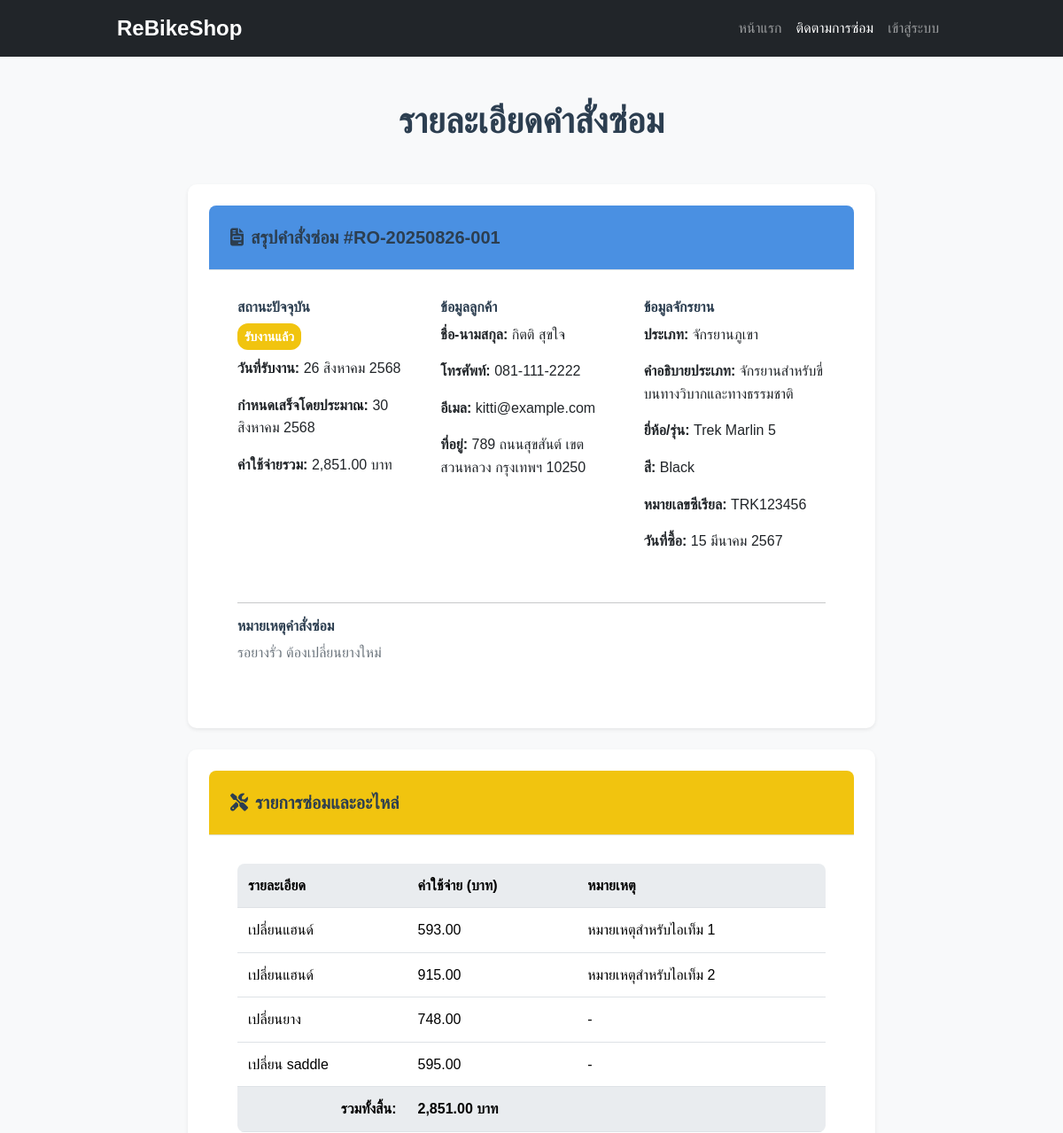
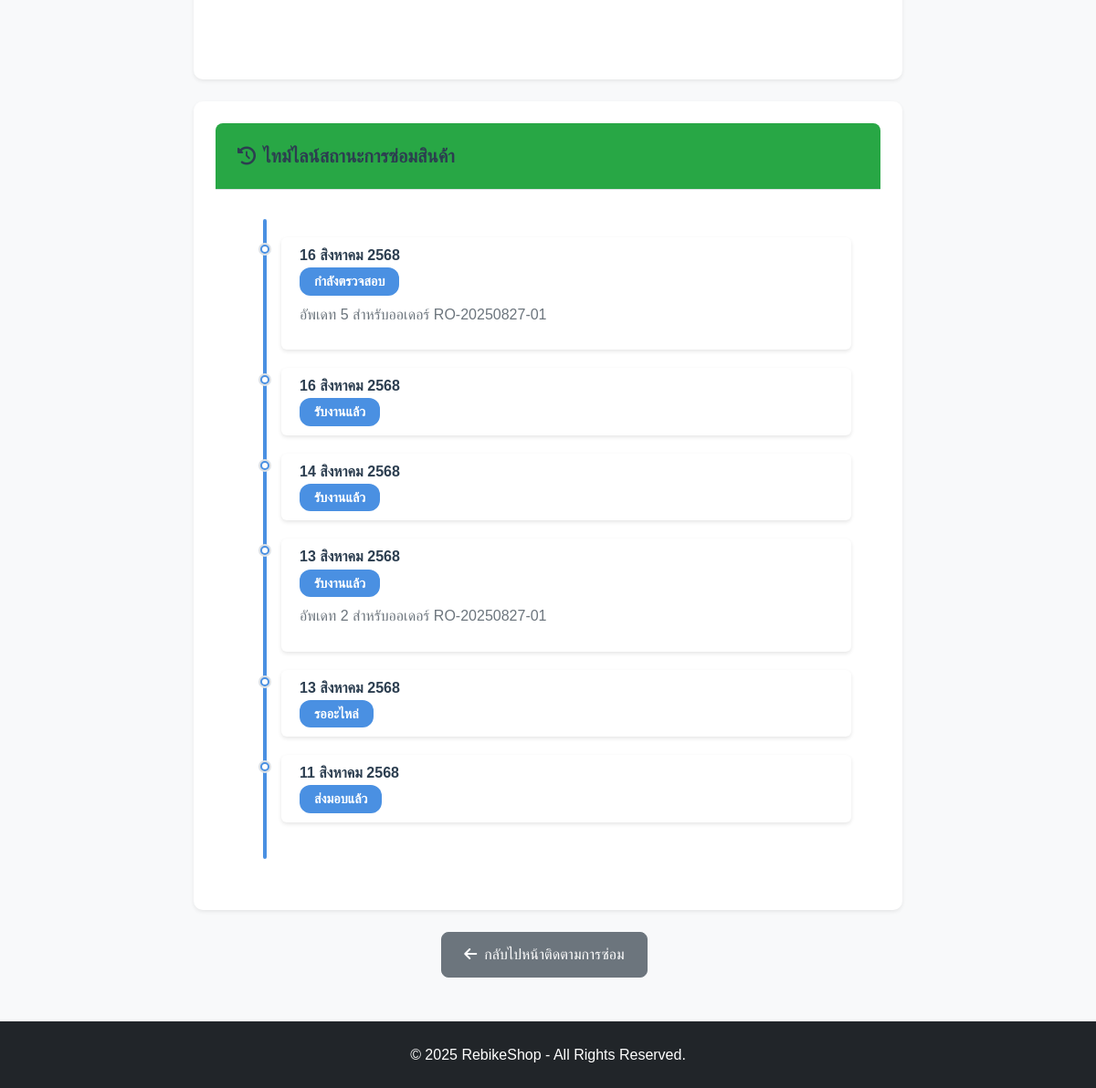
Screenshot of /customer/view_order.php?order_id=1 (signed in) with the database file from the repository (2 pictures, top to bottom).
### tables this page shows
CREATE TABLE `repair_orders` (
  `id` int(11) NOT NULL,
  `customer_id` int(11) NOT NULL,
  `bike_id` int(11) NOT NULL,
  `order_number` varchar(20) NOT NULL,
  `received_date` timestamp NOT NULL DEFAULT current_timestamp(),
  `estimated_completion` date DEFAULT NULL,
  `status` enum('received','diagnosing','repairing','waiting_parts','completed','delivered') DEFAULT 'received',
  `total_cost` decimal(10,2) DEFAULT NULL,
  `notes` text DEFAULT NULL,
  `created_at` timestamp NOT NULL DEFAULT current_timestamp(),
  `updated_at` timestamp NOT NULL DEFAULT current_timestamp() ON UPDATE current_timestamp(),
  `brand` varchar(100) NOT NULL,
  `model` varchar(100) DEFAULT NULL,
  `color` varchar(50) DEFAULT NULL,
  `name` varchar(255) NOT NULL DEFAULT ''
);

CREATE TABLE `customers` (
  `id` int(11) NOT NULL,
  `first_name` varchar(100) NOT NULL,
  `last_name` varchar(100) NOT NULL,
  `phone` varchar(20) NOT NULL,
  `email` varchar(100) DEFAULT NULL,
  `address` text DEFAULT NULL,
  `district` varchar(100) DEFAULT NULL,
  `province` varchar(100) DEFAULT NULL,
  `zip_code` varchar(10) DEFAULT NULL,
  `notes` text DEFAULT NULL,
  `created_at` timestamp NOT NULL DEFAULT current_timestamp(),
  `updated_at` timestamp NOT NULL DEFAULT current_timestamp() ON UPDATE current_timestamp()
);

CREATE TABLE `bike_types` (
  `id` int(11) NOT NULL,
  `name` varchar(100) NOT NULL,
  `description` text DEFAULT NULL
);

CREATE TABLE `bikes` (
  `id` int(11) NOT NULL,
  `customer_id` int(11) NOT NULL,
  `bike_type_id` int(11) DEFAULT NULL,
  `brand` varchar(100) NOT NULL,
  `model` varchar(100) DEFAULT NULL,
  `color` varchar(50) DEFAULT NULL,
  `serial_number` varchar(100) DEFAULT NULL,
  `purchase_date` date DEFAULT NULL,
  `created_at` timestamp NOT NULL DEFAULT current_timestamp()
);

CREATE TABLE `repair_items` (
  `id` int(11) NOT NULL,
  `order_id` int(11) NOT NULL,
  `description` text NOT NULL,
  `cost` decimal(10,2) NOT NULL,
  `notes` text DEFAULT NULL
);

CREATE TABLE `status_updates` (
  `id` int(11) NOT NULL,
  `order_id` int(11) NOT NULL,
  `status` enum('received','diagnosing','repairing','waiting_parts','completed','delivered') NOT NULL,
  `update_time` timestamp NOT NULL DEFAULT current_timestamp(),
  `notes` text DEFAULT NULL
);

### includes/functions.php (called while the page is built, shortened)
<?php
function getStatusThai($status) {
    $statuses = [
        'received' => 'รับงานแล้ว',
        'diagnosing' => 'กำลังตรวจสอบ',
        'repairing' => 'กำลังซ่อม',
        'waiting_parts' => 'รออะไหล่',
        'completed' => 'ซ่อมเสร็จแล้ว',
        'delivered' => 'ส่งมอบแล้ว'
    ];
    return $statuses[$status] ?? $status;
}
function thai_date($date_string) {
    $date = new DateTime($date_string);
    $thai_months = [
        '01' => 'มกราคม',
        '02' => 'กุมภาพันธ์',
        '03' => 'มีนาคม',
        '04' => 'เมษายน',
        '05' => 'พฤษภาคม',
        '06' => 'มิถุนายน',
        '07' => 'กรกฎาคม',
        '08' => 'สิงหาคม',
        '09' => 'กันยายน',
        '10' => 'ตุลาคม',
        '11' => 'พฤศจิกายน',
        '12' => 'ธันวาคม'
    ];
    $day = $date->format('d');
    $month = $thai_months[$date->format('m')];
    $year = $date->format('Y') + 543;
    return "$day $month $year";
}
?>

### customer/view_order.php (the view, shortened to what this page needs)
<?php
require_once '../includes/db_connect.php';
require_once '../includes/functions.php';
$order_id = intval($_GET['order_id']);
try {
    $stmt = $pdo->prepare("
        SELECT ro.*, c.first_name, c.last_name, c.phone, c.email, c.address, c.district, c.province, c.zip_code, c.notes as customer_notes,
               b.brand, b.model, b.color, b.serial_number, b.purchase_date, bt.name as bike_type, bt.description as bike_type_desc
        FROM repair_orders ro
        JOIN customers c ON ro.customer_id = c.id
        JOIN bikes b ON ro.bike_id = b.id
        LEFT JOIN bike_types bt ON b.bike_type_id = bt.id
        WHERE ro.id = :order_id
    ");
    $stmt->bindParam(':order_id', $order_id, PDO::PARAM_INT);
    $stmt->execute();
    $order = $stmt->fetch(PDO::FETCH_ASSOC);
    $stmt = $pdo->prepare("
        SELECT * FROM repair_items
        WHERE order_id = :order_id
        ORDER BY id
    ");
    $stmt->bindParam(':order_id', $order_id, PDO::PARAM_INT);
    $stmt->execute();
    $repair_items = $stmt->fetchAll(PDO::FETCH_ASSOC);
    $stmt = $pdo->prepare("
        SELECT * FROM status_updates
        WHERE order_id = :order_id
        ORDER BY update_time DESC
    ");
    $stmt->bindParam(':order_id', $order_id, PDO::PARAM_INT);
    $stmt->execute();
    $status_history = $stmt->fetchAll(PDO::FETCH_ASSOC);
} catch (PDOException $e) {
    error_log("Database error: " . $e->getMessage());
    header('Location: track.php?error=database_error');
    exit();
}
?>
<!DOCTYPE html>
<html lang="th">
<head>
    <link href="https://cdn.jsdelivr.net/npm/bootstrap@5.3.2/dist/css/bootstrap.min.css" rel="stylesheet">
    <link href="https://cdnjs.cloudflare.com/ajax/libs/font-awesome/6.4.0/css/all.min.css" rel="stylesheet">
    <link rel="stylesheet" href="../css/style.css">
</head>
<body>
    <nav class="navbar navbar-expand-lg navbar-dark bg-dark">
        <div class="container">
            <a class="navbar-brand fw-bold" href="../index.php">ReBikeShop</a>
            <div class="collapse navbar-collapse" id="navbarNav">
                <ul class="navbar-nav ms-auto">
                    <li class="nav-item"><a class="nav-link" href="../index.php">หน้าแรก</a></li>
                    <li class="nav-item"><a class="nav-link active" href="track.php">ติดตามการซ่อม</a></li>
                    <li class="nav-item"><a class="nav-link" href="../admin/login.php">เข้าสู่ระบบ</a></li>
                </ul>
            </div>
        </div>
    </nav>
    <div class="container my-5">
        <h1 class="text-center mb-5">รายละเอียดคำสั่งซ่อม</h1>
        <?php if (isset($_GET['error'])): ?>
            <div class="row justify-content-center">
                <div class="col-md-10">
                    <div class="alert alert-danger text-center">
                        <h4 class="alert-heading">เกิดข้อผิดพลาด</h4>
                        <?php
                        $errors = [
                            'invalid_order_id' => 'เลขที่คำสั่งซ่อมไม่ถูกต้อง กรุณาตรวจสอบและลองอีกครั้ง',
                            'order_not_found' => 'ไม่พบคำสั่งซ่อมนี้ในระบบ กรุณาตรวจสอบเลขที่คำสั่งซ่อม',
                            'database_error' => 'เกิดข้อผิดพลาดในการเชื่อมต่อฐานข้อมูล กรุณาลองใหม่ภายหลังหรือติดต่อร้านค้าที่ <a href="mailto:support@rebikeshop.com" class="alert-link">support@rebikeshop.com</a>'
                        ];
                        echo $errors[$_GET['error']] ?? 'เกิดข้อผิดพลาดไม่ทราบสาเหตุ กรุณาติดต่อร้านค้า';
                        ?>
                        <div class="mt-3">
                            <a href="track.php" class="btn btn-primary"><i class="fas fa-arrow-left me-2"></i>กลับไปหน้าติดตามการซ่อม</a>
                        </div>
                    </div>
                </div>
            </div>
        <?php else: ?>
            <div class="row justify-content-center">
                <div class="col-md-10">
                    <div class="card shadow-sm mb-4">
                        <div class="card-header bg-soft-primary text-white">
                            <h5 class="mb-0"><i class="fas fa-file-invoice me-2"></i>สรุปคำสั่งซ่อม #<?php echo htmlspecialchars($order['order_number']); ?></h5>
                        </div>
                        <div class="card-body">
                            <div class="row">
                                <div class="col-md-4 mb-4">
                                    <h6 class="fw-bold">สถานะปัจจุบัน</h6>
                                    <span class="badge bg-<?php echo in_array($order['status'], ['completed', 'delivered']) ? 'soft-success' : 'soft-warning'; ?> p-2">
                                        <?php echo getStatusThai($order['status']); ?>
                                    </span>
                                    <p class="mt-2"><strong>วันที่รับงาน:</strong> <?php echo thai_date($order['received_date'], 'full'); ?></p>
                                    <?php if ($order['estimated_completion'] && $order['estimated_completion'] !== '0000-00-00'): ?>
                                        <p><strong>กำหนดเสร็จโดยประมาณ:</strong> <?php echo thai_date($order['estimated_completion']); ?></p>
                                    <?php endif; ?>
                                    <?php if ($order['total_cost'] !== null): ?>
                                        <p><strong>ค่าใช้จ่ายรวม:</strong> <?php echo number_format($order['total_cost'], 2); ?> บาท</p>
                                    <?php else: ?>
                                        <p><strong>ค่าใช้จ่ายรวม:</strong> รอการคำนวณ</p>
                                    <?php endif; ?>
                                </div>
                                <div class="col-md-4 mb-4">
                                    <h6 class="fw-bold">ข้อมูลลูกค้า</h6>
                                    <p><strong>ชื่อ-นามสกุล:</strong> <?php echo htmlspecialchars($order['first_name'] . ' ' . $order['last_name']); ?></p>
                                    <p><strong>โทรศัพท์:</strong> <?php echo htmlspecialchars($order['phone']); ?></p>
                                    <?php if (!empty($order['email'])): ?>
                                        <p><strong>อีเมล:</strong> <?php echo htmlspecialchars($order['email']); ?></p>
                                    <?php endif; ?>
                                    <p><strong>ที่อยู่:</strong> <?php echo htmlspecialchars(($order['address'] ?? '') . ' ' . ($order['district'] ?? '') . ' ' . ($order['province'] ?? '') . ' ' . ($order['zip_code'] ?? '')); ?></p>
                                </div>
                                <div class="col-md-4 mb-4">
                                    <h6 class="fw-bold">ข้อมูลจักรยาน</h6>
                                    <p><strong>ประเภท:</strong> <?php echo htmlspecialchars($order['bike_type'] ?? '-'); ?></p>
                                    <p><strong>คำอธิบายประเภท:</strong> <?php echo htmlspecialchars($order['bike_type_desc'] ?? '-'); ?></p>
                                    <p><strong>ยี่ห้อ/รุ่น:</strong> <?php echo htmlspecialchars($order['brand'] . ' ' . ($order['model'] ?? '')); ?></p>
                                    <p><strong>สี:</strong> <?php echo htmlspecialchars($order['color'] ?? '-'); ?></p>
                                    <?php if (!empty($order['serial_number'])): ?>
                                        <p><strong>หมายเลขซีเรียล:</strong> <?php echo htmlspecialchars($order['serial_number']); ?></p>
                                    <?php endif; ?>
                                    <?php if (!empty($order['purchase_date'])): ?>
                                        <p><strong>วันที่ซื้อ:</strong> <?php echo thai_date($order['purchase_date']); ?></p>
                                    <?php endif; ?>
                                </div>
                            </div>
                            <?php if (!empty($order['notes'])): ?>
                                <hr>
                                <h6 class="fw-bold">หมายเหตุคำสั่งซ่อม</h6>
                                <p class="text-muted"><?php echo nl2br(htmlspecialchars($order['notes'])); ?></p>
                            <?php endif; ?>
                        </div>
                    </div>
                    <div class="card shadow-sm mb-4">
                        <div class="card-header bg-soft-warning text-white">
                            <h5 class="mb-0"><i class="fas fa-tools me-2"></i>รายการซ่อมและอะไหล่</h5>
                        </div>
                        <div class="card-body">
                            <div class="table-responsive">
                                <table class="table table-hover">
                                    <thead>
                                        <tr>
                                            <th>รายละเอียด</th>
                                            <th>ค่าใช้จ่าย (บาท)</th>
                                            <th>หมายเหตุ</th>
                                        </tr>
                                    </thead>
                                    <tbody>
                                        <?php if (!empty($repair_items)): ?>
                                            <?php foreach ($repair_items as $item): ?>
                                                <tr>
                                                    <td><?php echo nl2br(htmlspecialchars($item['description'])); ?></td>
                                                    <td><?php echo number_format($item['cost'], 2); ?></td>
                                                    <td><?php echo nl2br(htmlspecialchars($item['notes'] ?? '-')); ?></td>
                                                </tr>
                                            <?php endforeach; ?>
                                        <?php endif; ?>
                                    </tbody>
                                    <?php if (!empty($repair_items)): ?>
                                        <tfoot>
                                            <tr>
                                                <th class="text-end">รวมทั้งสิ้น:</th>
                                                <th><?php echo number_format(array_sum(array_column($repair_items, 'cost')), 2); ?> บาท</th>
                                                <th></th>
                                            </tr>
                                        </tfoot>
                                    <?php endif; ?>
                                </table>
                            </div>
                        </div>
                    </div>
                    <div class="card shadow-sm mb-4">
                        <div class="card-header bg-soft-success text-white">
                            <h5 class="mb-0"><i class="fas fa-history me-2"></i>ไทม์ไลน์สถานะการซ่อมสินค้า</h5>
                        </div>
                        <div class="card-body">
                            <div class="timeline">
                                <?php if (!empty($status_history)): ?>
                                    <?php foreach ($status_history as $update): ?>
                                        <div class="timeline-item">
                                            <div class="timeline-content">
                                                <h6 class="mb-1"><?php echo thai_date($update['update_time'], 'full'); ?></h6>
                                                <span class="badge bg-soft-primary"><?php echo getStatusThai($update['status']); ?></span>
                                                <?php if (!empty($update['notes'])): ?>
                                                    <p class="mt-2 text-muted"><?php echo nl2br(htmlspecialchars($update['notes'])); ?></p>
                                                <?php endif; ?>
                                            </div>
                                        </div>
                                    <?php endforeach; ?>
                                <?php endif; ?>
                            </div>
                        </div>
                    </div>
                    <div class="text-center">
                        <a href="track.php" class="btn btn-secondary me-2"><i class="fas fa-arrow-left me-2"></i>กลับไปหน้าติดตามการซ่อม</a>
                    </div>
                </div>
            </div>
        <?php endif; ?>
    </div>
    <footer class="bg-dark text-white text-center py-4 mt-5">
        <p class="mb-0">© 2025 RebikeShop - All Rights Reserved.</p>
    </footer>
</body>
</html>

### rows the page displays
repair_orders: order_number "RO-20250826-001", status "รับงานแล้ว", received_date "26 สิงหาคม 2568", estimated_completion "30 สิงหาคม 2568", total_cost "2,851.00", customer.last_name "กิตติ สุขใจ", customer.phone "081-111-2222", customer.email "kitti@example.com", customer.zip_code "789 ถนนสุขสันต์ เขตสวนหลวง กรุงเทพฯ 10250", bike_types.name "จักรยานภูเขา", bike_types.description "จักรยานสำหรับขี่บนทางวิบากและทางธรรมชาติ", bike.model "Trek Marlin 5", bike.color "Black", bike.serial_number "TRK123456", bike.purchase_date "15 มีนาคม 2567", notes "รอยางรั่ว ต้องเปลี่ยนยางใหม่"
repair_items: description "เปลี่ยนแฮนด์", cost "593.00", notes "หมายเหตุสำหรับไอเท็ม 1"
repair_items: description "เปลี่ยนแฮนด์", cost "915.00", notes "หมายเหตุสำหรับไอเท็ม 2"
repair_items: description "เปลี่ยนยาง", cost "748.00", notes "-"
repair_items: description "เปลี่ยน saddle", cost "595.00", notes "-"
status_updates: update_time "16 สิงหาคม 2568", status "กำลังตรวจสอบ", notes "อัพเดท 5 สำหรับออเดอร์ RO-20250827-01"
status_updates: update_time "16 สิงหาคม 2568", status "รับงานแล้ว"
status_updates: update_time "14 สิงหาคม 2568", status "รับงานแล้ว"
status_updates: update_time "13 สิงหาคม 2568", status "รับงานแล้ว", notes "อัพเดท 2 สำหรับออเดอร์ RO-20250827-01"
status_updates: update_time "13 สิงหาคม 2568", status "รออะไหล่"
status_updates: update_time "11 สิงหาคม 2568", status "ส่งมอบแล้ว"

### other values shown
array_sum(array_column($repair_items, 'cost')) "2,851.00"
